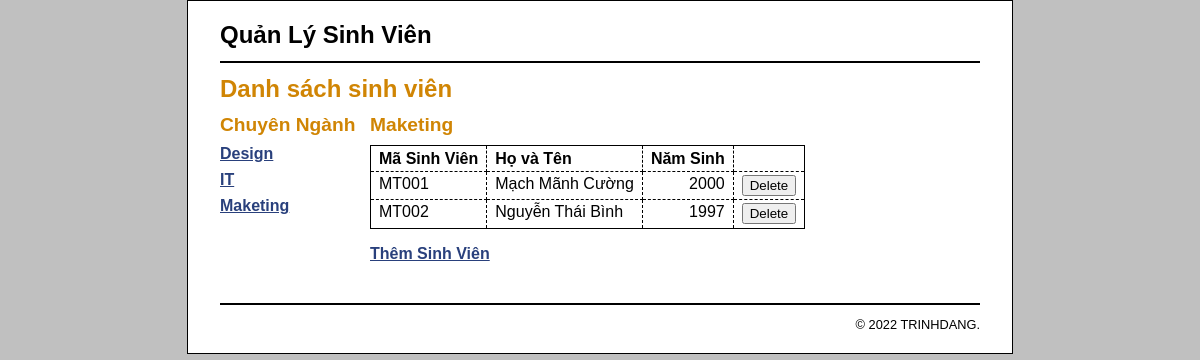
Screenshot of /?chuyenNganh_id=3 with the database file from the repository.
### tables this page shows
CREATE TABLE `chuyennganh` (
  `chuyenNganhID` int(11) NOT NULL,
  `chuyenNganhName` varchar(255) NOT NULL
);

CREATE TABLE `students` (
  `studentID` int(11) NOT NULL,
  `chuyenNganhID` int(11) NOT NULL,
  `studentCode` varchar(10) NOT NULL,
  `studentName` varchar(255) NOT NULL,
  `birthDay` int(4) NOT NULL
);

### index.php (the view, shortened to what this page needs)
<?php
    require_once('database.php');
    if (!isset($chuyenNganh_id)) {
        $chuyenNganh_id = filter_input(INPUT_GET, 'chuyenNganh_id',
                FILTER_VALIDATE_INT);
    }
    $queryChuyenNganh = 'SELECT * FROM chuyennganh
                    WHERE chuyenNganhID = :chuyenNganh_id';
    $statement1 = $db->prepare($queryChuyenNganh);
    $statement1->bindValue(':chuyenNganh_id', $chuyenNganh_id);
    $statement1->execute();
    $chuyenNganh = $statement1->fetch();
    $chuyenNganh_name = $chuyenNganh['chuyenNganhName'];
    $query = 'SELECT * FROM chuyennganh
                        ORDER BY chuyenNganhID';
    $statement = $db->prepare($query);
    $statement->execute();
    $chuyenNganhs = $statement->fetchAll();
    $queryStudents = 'SELECT * FROM students
    WHERE chuyenNganhID = :chuyenNganh_id
    ORDER BY studentID';
    $statement3 = $db->prepare($queryStudents);
    $statement3->bindValue(':chuyenNganh_id', $chuyenNganh_id);
    $statement3->execute();
    $students = $statement3->fetchAll();
?>
<!DOCTYPE html>
<html>
    <head>
        <link rel="stylesheet" type="text/css" href="main.css" />
    </head>
    <body>
        <header>
                <h1>Quản Lý Sinh Viên</h1>
        </header>
        <main>
            <h1>Danh sách sinh viên</h1>
            <aside>
                <h2>Chuyên Ngành</h2>
                <nav>
                <ul>
                    <?php foreach ($chuyenNganhs as $chuyenNganh) : ?>
                    <li><a href=".?chuyenNganh_id=<?php echo $chuyenNganh['chuyenNganhID']; ?>">
                            <?php echo $chuyenNganh['chuyenNganhName']; ?>
                        </a>
                    </li>
                    <?php endforeach; ?>
                </ul>
                </nav>
            </aside>
            <section>
            <h2><?php echo $chuyenNganh_name; ?></h2>
            <table>
                <tr>
                    <th>Mã Sinh Viên</th>
                    <th>Họ và Tên</th>
                    <th class="right">Năm Sinh</th>
                    <th>&nbsp;</th>
                </tr>
                <?php foreach ($students as $student) : ?>
                <tr>
                    <td><?php echo $student['studentCode']; ?></td>
                    <td><?php echo $student['studentName']; ?></td>
                    <td class="right"><?php echo $student['birthDay']; ?></td>
                    <td><form action="delete_student.php" method="post">
                        <input type="submit" value="Delete">
                    </form></td>
                </tr>
                <?php endforeach; ?>
            </table>
            <p><a href="add_student_form.php">Thêm Sinh Viên</a></p>
        </section>
        </main>
        <footer>
        <p>&copy; <?php echo date("Y"); ?> TRINHDANG.</p>
        </footer>
    </body>
</html>

### main.css (style rules this page uses)
html { background-color: rgb(192, 192, 192); }
body { margin-top: 0; font-family: Arial, Helvetica, sans-serif; width: 760px; margin: 0 auto; background-color: white; border: 1px solid black; padding: .5em 2em; height: fit-content; }
header { margin: 0; border-bottom: 2px solid black; }
header h1 { margin: 0; padding: .5em 0; color: black; }
main { margin: 0; }
aside { float: left; width: 150px; }
nav ul { list-style-type: none; margin-left: 0; padding-left: 0; }
nav ul li { padding-bottom: 0.5em; }
section { float: left; width: 500px; padding-bottom: 1.5em; }
footer { clear: both; margin-top: 1em; border-top: 2px solid black; }
footer p { text-align: right; font-size: 80%; margin: 1em 0; }
h1 { font-size: 150%; margin: 0; padding: .5em 0 .25em; }
h2 { font-size: 120%; margin: 0; padding: .25em 0 .5em; }
h1, h2 { color: rgb(208, 133, 4); }
ul { margin: 0 0 1em 0; padding: 0 0 0 2.5em; }
li { margin: 0; padding: 0; }
a { color: rgb(41, 64, 124); font-weight: bold; }
table { border: 1px solid black; border-collapse: collapse; }
td, th { border: 1px dashed black; padding: .2em .5em .2em .5em; vertical-align: top; text-align: left; }
form { margin: 0; }
.right { text-align: right; }

### rows the page displays
chuyennganh: chuyenNganhName "Design"
chuyennganh: chuyenNganhName "IT"
chuyennganh: chuyenNganhName "Maketing"
students: studentCode "MT001", studentName "Mạch Mãnh Cường", birthDay "2000"
students: studentCode "MT002", studentName "Nguyễn Thái Bình", birthDay "1997"
